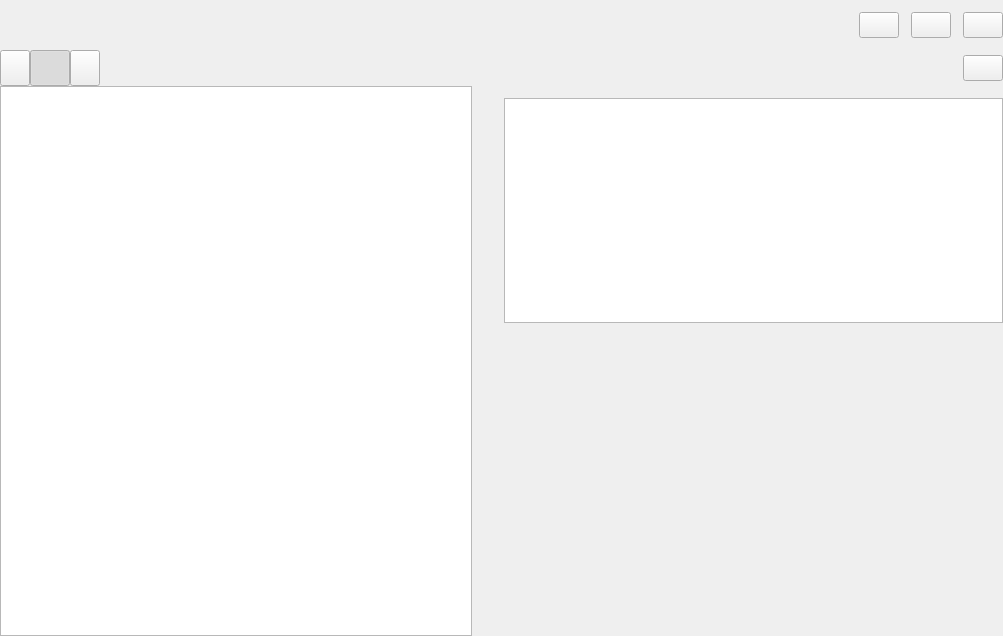
<?xml version="1.0" encoding="UTF-8"?>
<ui version="4.0">
    <class>RaptorTrashPage</class>
    <widget class="QWidget" name="RaptorTrashPage">
        <property name="geometry">
            <rect>
                <x>0</x>
                <y>0</y>
                <width>1003</width>
                <height>636</height>
            </rect>
        </property>
        <property name="windowTitle">
            <string>Form</string>
        </property>
        <layout class="QVBoxLayout" name="_TrashPageLayout">
            <property name="spacing">
                <number>0</number>
            </property>
            <property name="leftMargin">
                <number>0</number>
            </property>
            <property name="topMargin">
                <number>0</number>
            </property>
            <property name="rightMargin">
                <number>0</number>
            </property>
            <property name="bottomMargin">
                <number>0</number>
            </property>
            <item>
                <widget class="QWidget" name="_Header" native="true">
                    <property name="minimumSize">
                        <size>
                            <width>0</width>
                            <height>50</height>
                        </size>
                    </property>
                    <property name="maximumSize">
                        <size>
                            <width>16777215</width>
                            <height>50</height>
                        </size>
                    </property>
                    <property name="styleSheet">
                        <string notr="true"/>
                    </property>
                    <layout class="QHBoxLayout" name="_HeaderLayout">
                        <property name="spacing">
                            <number>0</number>
                        </property>
                        <property name="leftMargin">
                            <number>0</number>
                        </property>
                        <property name="topMargin">
                            <number>0</number>
                        </property>
                        <property name="rightMargin">
                            <number>0</number>
                        </property>
                        <property name="bottomMargin">
                            <number>0</number>
                        </property>
                        <item>
                            <widget class="QWidget" name="_HeaderPanem" native="true">
                                <property name="minimumSize">
                                    <size>
                                        <width>0</width>
                                        <height>0</height>
                                    </size>
                                </property>
                                <property name="maximumSize">
                                    <size>
                                        <width>16777215</width>
                                        <height>16777215</height>
                                    </size>
                                </property>
                                <property name="styleSheet">
                                    <string notr="true"/>
                                </property>
                                <layout class="QVBoxLayout" name="_HeaderPanemLayout">
                                    <property name="spacing">
                                        <number>6</number>
                                    </property>
                                    <property name="sizeConstraint">
                                        <enum>QLayout::SetDefaultConstraint</enum>
                                    </property>
                                    <property name="leftMargin">
                                        <number>0</number>
                                    </property>
                                    <property name="topMargin">
                                        <number>0</number>
                                    </property>
                                    <property name="rightMargin">
                                        <number>0</number>
                                    </property>
                                    <property name="bottomMargin">
                                        <number>0</number>
                                    </property>
                                    <item>
                                        <widget class="QLabel" name="_Title">
                                            <property name="minimumSize">
                                                <size>
                                                    <width>0</width>
                                                    <height>32</height>
                                                </size>
                                            </property>
                                            <property name="maximumSize">
                                                <size>
                                                    <width>16777215</width>
                                                    <height>32</height>
                                                </size>
                                            </property>
                                            <property name="styleSheet">
                                                <string notr="true"/>
                                            </property>
                                            <property name="text">
                                                <string/>
                                            </property>
                                            <property name="alignment">
                                                <set>Qt::AlignLeading|Qt::AlignLeft|Qt::AlignVCenter</set>
                                            </property>
                                        </widget>
                                    </item>
                                    <item>
                                        <widget class="QLabel" name="_Description">
                                            <property name="minimumSize">
                                                <size>
                                                    <width>0</width>
                                                    <height>0</height>
                                                </size>
                                            </property>
                                            <property name="maximumSize">
                                                <size>
                                                    <width>16777215</width>
                                                    <height>16777215</height>
                                                </size>
                                            </property>
                                            <property name="styleSheet">
                                                <string notr="true"/>
                                            </property>
                                            <property name="text">
                                                <string/>
                                            </property>
                                            <property name="alignment">
                                                <set>Qt::AlignBottom|Qt::AlignLeading|Qt::AlignLeft</set>
                                            </property>
                                        </widget>
                                    </item>
                                </layout>
                            </widget>
                        </item>
                        <item>
                            <spacer name="_HeaderSpacer">
                                <property name="orientation">
                                    <enum>Qt::Horizontal</enum>
                                </property>
                                <property name="sizeHint" stdset="0">
                                    <size>
                                        <width>40</width>
                                        <height>20</height>
                                    </size>
                                </property>
                            </spacer>
                        </item>
                        <item>
                            <widget class="QWidget" name="_HeaderPanel" native="true">
                                <layout class="QHBoxLayout" name="_HeaderPanelLayout">
                                    <property name="spacing">
                                        <number>12</number>
                                    </property>
                                    <property name="leftMargin">
                                        <number>0</number>
                                    </property>
                                    <property name="topMargin">
                                        <number>0</number>
                                    </property>
                                    <property name="rightMargin">
                                        <number>0</number>
                                    </property>
                                    <property name="bottomMargin">
                                        <number>0</number>
                                    </property>
                                    <item>
                                        <widget class="QPushButton" name="_Restore">
                                            <property name="minimumSize">
                                                <size>
                                                    <width>0</width>
                                                    <height>26</height>
                                                </size>
                                            </property>
                                            <property name="maximumSize">
                                                <size>
                                                    <width>16777215</width>
                                                    <height>26</height>
                                                </size>
                                            </property>
                                            <property name="styleSheet">
                                                <string notr="true"/>
                                            </property>
                                            <property name="text">
                                                <string/>
                                            </property>
                                        </widget>
                                    </item>
                                    <item>
                                        <widget class="QPushButton" name="_Delete">
                                            <property name="minimumSize">
                                                <size>
                                                    <width>0</width>
                                                    <height>26</height>
                                                </size>
                                            </property>
                                            <property name="maximumSize">
                                                <size>
                                                    <width>16777215</width>
                                                    <height>26</height>
                                                </size>
                                            </property>
                                            <property name="text">
                                                <string/>
                                            </property>
                                        </widget>
                                    </item>
                                    <item>
                                        <widget class="QPushButton" name="_Clear">
                                            <property name="minimumSize">
                                                <size>
                                                    <width>0</width>
                                                    <height>26</height>
                                                </size>
                                            </property>
                                            <property name="maximumSize">
                                                <size>
                                                    <width>16777215</width>
                                                    <height>26</height>
                                                </size>
                                            </property>
                                            <property name="styleSheet">
                                                <string notr="true"/>
                                            </property>
                                            <property name="text">
                                                <string/>
                                            </property>
                                        </widget>
                                    </item>
                                </layout>
                            </widget>
                        </item>
                    </layout>
                </widget>
            </item>
            <item>
                <widget class="QWidget" name="_Control" native="true">
                    <property name="minimumSize">
                        <size>
                            <width>0</width>
                            <height>36</height>
                        </size>
                    </property>
                    <property name="maximumSize">
                        <size>
                            <width>16777215</width>
                            <height>36</height>
                        </size>
                    </property>
                    <property name="styleSheet">
                        <string notr="true"/>
                    </property>
                    <layout class="QHBoxLayout" name="_ControlLayout">
                        <property name="spacing">
                            <number>0</number>
                        </property>
                        <property name="leftMargin">
                            <number>0</number>
                        </property>
                        <property name="topMargin">
                            <number>0</number>
                        </property>
                        <property name="rightMargin">
                            <number>0</number>
                        </property>
                        <property name="bottomMargin">
                            <number>0</number>
                        </property>
                        <item>
                            <widget class="QWidget" name="_TabPanel" native="true">
                                <property name="sizePolicy">
                                    <sizepolicy hsizetype="Preferred" vsizetype="Preferred">
                                        <horstretch>0</horstretch>
                                        <verstretch>0</verstretch>
                                    </sizepolicy>
                                </property>
                                <property name="styleSheet">
                                    <string notr="true"/>
                                </property>
                                <layout class="QHBoxLayout" name="_TabPanelLayout">
                                    <property name="spacing">
                                        <number>0</number>
                                    </property>
                                    <property name="leftMargin">
                                        <number>0</number>
                                    </property>
                                    <property name="topMargin">
                                        <number>0</number>
                                    </property>
                                    <property name="rightMargin">
                                        <number>0</number>
                                    </property>
                                    <property name="bottomMargin">
                                        <number>0</number>
                                    </property>
                                    <item>
                                        <widget class="QPushButton" name="_TabPrev">
                                            <property name="sizePolicy">
                                                <sizepolicy hsizetype="Minimum" vsizetype="Preferred">
                                                    <horstretch>0</horstretch>
                                                    <verstretch>0</verstretch>
                                                </sizepolicy>
                                            </property>
                                            <property name="minimumSize">
                                                <size>
                                                    <width>30</width>
                                                    <height>0</height>
                                                </size>
                                            </property>
                                            <property name="maximumSize">
                                                <size>
                                                    <width>30</width>
                                                    <height>16777215</height>
                                                </size>
                                            </property>
                                            <property name="styleSheet">
                                                <string notr="true"/>
                                            </property>
                                            <property name="text">
                                                <string/>
                                            </property>
                                        </widget>
                                    </item>
                                    <item>
                                        <widget class="QPushButton" name="_TabAll">
                                            <property name="sizePolicy">
                                                <sizepolicy hsizetype="Minimum" vsizetype="Preferred">
                                                    <horstretch>0</horstretch>
                                                    <verstretch>0</verstretch>
                                                </sizepolicy>
                                            </property>
                                            <property name="styleSheet">
                                                <string notr="true"/>
                                            </property>
                                            <property name="text">
                                                <string/>
                                            </property>
                                            <property name="checkable">
                                                <bool>true</bool>
                                            </property>
                                            <property name="checked">
                                                <bool>true</bool>
                                            </property>
                                        </widget>
                                    </item>
                                    <item>
                                        <widget class="QPushButton" name="_TabNext">
                                            <property name="sizePolicy">
                                                <sizepolicy hsizetype="Minimum" vsizetype="Preferred">
                                                    <horstretch>0</horstretch>
                                                    <verstretch>0</verstretch>
                                                </sizepolicy>
                                            </property>
                                            <property name="minimumSize">
                                                <size>
                                                    <width>30</width>
                                                    <height>0</height>
                                                </size>
                                            </property>
                                            <property name="maximumSize">
                                                <size>
                                                    <width>30</width>
                                                    <height>16777215</height>
                                                </size>
                                            </property>
                                            <property name="styleSheet">
                                                <string notr="true"/>
                                            </property>
                                            <property name="text">
                                                <string/>
                                            </property>
                                        </widget>
                                    </item>
                                </layout>
                            </widget>
                        </item>
                        <item>
                            <spacer name="_ControlSpacer">
                                <property name="orientation">
                                    <enum>Qt::Horizontal</enum>
                                </property>
                                <property name="sizeHint" stdset="0">
                                    <size>
                                        <width>40</width>
                                        <height>20</height>
                                    </size>
                                </property>
                            </spacer>
                        </item>
                        <item>
                            <widget class="QPushButton" name="_Refresh">
                                <property name="minimumSize">
                                    <size>
                                        <width>0</width>
                                        <height>26</height>
                                    </size>
                                </property>
                                <property name="maximumSize">
                                    <size>
                                        <width>16777215</width>
                                        <height>26</height>
                                    </size>
                                </property>
                                <property name="styleSheet">
                                    <string notr="true"/>
                                </property>
                                <property name="text">
                                    <string/>
                                </property>
                            </widget>
                        </item>
                    </layout>
                </widget>
            </item>
            <item>
                <widget class="QSplitter" name="_Splitter">
                    <property name="orientation">
                        <enum>Qt::Horizontal</enum>
                    </property>
                    <property name="handleWidth">
                        <number>1</number>
                    </property>
                    <property name="childrenCollapsible">
                        <bool>false</bool>
                    </property>
                    <widget class="RaptorTableView" name="_ItemView">
                        <property name="contextMenuPolicy">
                            <enum>Qt::NoContextMenu</enum>
                        </property>
                        <property name="styleSheet">
                            <string notr="true"/>
                        </property>
                        <property name="verticalScrollBarPolicy">
                            <enum>Qt::ScrollBarAsNeeded</enum>
                        </property>
                    </widget>
                    <widget class="QWidget" name="_ItemAttributePanel" native="true">
                        <property name="sizePolicy">
                            <sizepolicy hsizetype="Preferred" vsizetype="Preferred">
                                <horstretch>0</horstretch>
                                <verstretch>0</verstretch>
                            </sizepolicy>
                        </property>
                        <layout class="QGridLayout" name="_ItemAttributePanelLayout">
                            <property name="leftMargin">
                                <number>12</number>
                            </property>
                            <property name="topMargin">
                                <number>12</number>
                            </property>
                            <property name="rightMargin">
                                <number>0</number>
                            </property>
                            <property name="bottomMargin">
                                <number>12</number>
                            </property>
                            <property name="spacing">
                                <number>12</number>
                            </property>
                            <item row="3" column="1">
                                <widget class="QLabel" name="_ItemSize">
                                    <property name="sizePolicy">
                                        <sizepolicy hsizetype="Expanding" vsizetype="Fixed">
                                            <horstretch>0</horstretch>
                                            <verstretch>0</verstretch>
                                        </sizepolicy>
                                    </property>
                                    <property name="minimumSize">
                                        <size>
                                            <width>0</width>
                                            <height>26</height>
                                        </size>
                                    </property>
                                    <property name="maximumSize">
                                        <size>
                                            <width>16777215</width>
                                            <height>26</height>
                                        </size>
                                    </property>
                                    <property name="styleSheet">
                                        <string notr="true"/>
                                    </property>
                                    <property name="text">
                                        <string/>
                                    </property>
                                </widget>
                            </item>
                            <item row="2" column="1">
                                <widget class="QLabel" name="_ItemTrashed">
                                    <property name="sizePolicy">
                                        <sizepolicy hsizetype="Expanding" vsizetype="Fixed">
                                            <horstretch>0</horstretch>
                                            <verstretch>0</verstretch>
                                        </sizepolicy>
                                    </property>
                                    <property name="minimumSize">
                                        <size>
                                            <width>0</width>
                                            <height>26</height>
                                        </size>
                                    </property>
                                    <property name="maximumSize">
                                        <size>
                                            <width>16777215</width>
                                            <height>26</height>
                                        </size>
                                    </property>
                                    <property name="styleSheet">
                                        <string notr="true"/>
                                    </property>
                                    <property name="text">
                                        <string/>
                                    </property>
                                </widget>
                            </item>
                            <item row="3" column="0">
                                <widget class="QLabel" name="_ItemSizeTip">
                                    <property name="minimumSize">
                                        <size>
                                            <width>0</width>
                                            <height>26</height>
                                        </size>
                                    </property>
                                    <property name="maximumSize">
                                        <size>
                                            <width>16777215</width>
                                            <height>26</height>
                                        </size>
                                    </property>
                                    <property name="styleSheet">
                                        <string notr="true"/>
                                    </property>
                                    <property name="text">
                                        <string/>
                                    </property>
                                    <property name="alignment">
                                        <set>Qt::AlignRight|Qt::AlignTrailing|Qt::AlignVCenter</set>
                                    </property>
                                </widget>
                            </item>
                            <item row="2" column="0">
                                <widget class="QLabel" name="_ItemTrashedTip">
                                    <property name="minimumSize">
                                        <size>
                                            <width>0</width>
                                            <height>26</height>
                                        </size>
                                    </property>
                                    <property name="maximumSize">
                                        <size>
                                            <width>16777215</width>
                                            <height>26</height>
                                        </size>
                                    </property>
                                    <property name="styleSheet">
                                        <string notr="true"/>
                                    </property>
                                    <property name="text">
                                        <string/>
                                    </property>
                                    <property name="alignment">
                                        <set>Qt::AlignRight|Qt::AlignTrailing|Qt::AlignVCenter</set>
                                    </property>
                                </widget>
                            </item>
                            <item row="1" column="0">
                                <widget class="QLabel" name="_ItemNameTip">
                                    <property name="minimumSize">
                                        <size>
                                            <width>0</width>
                                            <height>26</height>
                                        </size>
                                    </property>
                                    <property name="styleSheet">
                                        <string notr="true"/>
                                    </property>
                                    <property name="text">
                                        <string/>
                                    </property>
                                    <property name="alignment">
                                        <set>Qt::AlignRight|Qt::AlignTop|Qt::AlignTrailing</set>
                                    </property>
                                </widget>
                            </item>
                            <item row="1" column="1">
                                <widget class="QTextEdit" name="_ItemName">
                                    <property name="sizePolicy">
                                        <sizepolicy hsizetype="Expanding" vsizetype="Expanding">
                                            <horstretch>0</horstretch>
                                            <verstretch>0</verstretch>
                                        </sizepolicy>
                                    </property>
                                    <property name="minimumSize">
                                        <size>
                                            <width>0</width>
                                            <height>26</height>
                                        </size>
                                    </property>
                                    <property name="styleSheet">
                                        <string notr="true"/>
                                    </property>
                                    <property name="verticalScrollBarPolicy">
                                        <enum>Qt::ScrollBarAlwaysOff</enum>
                                    </property>
                                    <property name="horizontalScrollBarPolicy">
                                        <enum>Qt::ScrollBarAlwaysOff</enum>
                                    </property>
                                    <property name="sizeAdjustPolicy">
                                        <enum>QAbstractScrollArea::AdjustIgnored</enum>
                                    </property>
                                    <property name="readOnly">
                                        <bool>true</bool>
                                    </property>
                                </widget>
                            </item>
                            <item row="4" column="1">
                                <spacer name="_ItemAttributePanelSpacer">
                                    <property name="orientation">
                                        <enum>Qt::Vertical</enum>
                                    </property>
                                    <property name="sizeHint" stdset="0">
                                        <size>
                                            <width>20</width>
                                            <height>40</height>
                                        </size>
                                    </property>
                                </spacer>
                            </item>
                        </layout>
                    </widget>
                </widget>
            </item>
        </layout>
    </widget>
    <customwidgets>
        <customwidget>
            <class>RaptorTableView</class>
            <extends>QTableView</extends>
            <header>../../../Src/Component/TableView/RaptorTableView.h</header>
        </customwidget>
    </customwidgets>
    <resources/>
    <connections/>
</ui>
